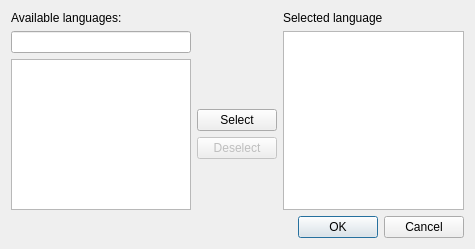
<?xml version="1.0" encoding="UTF-8"?>
<ui version="4.0">
 <class>AddLanguageDialog</class>
 <widget class="QDialog" name="AddLanguageDialog">
  <property name="geometry">
   <rect>
    <x>0</x>
    <y>0</y>
    <width>475</width>
    <height>249</height>
   </rect>
  </property>
  <property name="minimumSize">
   <size>
    <width>395</width>
    <height>200</height>
   </size>
  </property>
  <property name="focusPolicy">
   <enum>Qt::StrongFocus</enum>
  </property>
  <property name="windowTitle">
   <string>Add language</string>
  </property>
  <property name="windowIcon">
   <iconset theme="preferences-desktop-locale">
    <normaloff>.</normaloff>.</iconset>
  </property>
  <layout class="QGridLayout" name="gridLayout">
   <item row="0" column="0">
    <widget class="QLabel" name="availableLanguagesLabel">
     <property name="sizePolicy">
      <sizepolicy hsizetype="Preferred" vsizetype="Maximum">
       <horstretch>0</horstretch>
       <verstretch>0</verstretch>
      </sizepolicy>
     </property>
     <property name="text">
      <string>Available languages:</string>
     </property>
    </widget>
   </item>
   <item row="4" column="1">
    <widget class="QPushButton" name="deselectButton">
     <property name="enabled">
      <bool>false</bool>
     </property>
     <property name="text">
      <string>Deselect</string>
     </property>
     <property name="icon">
      <iconset theme="arrow-left">
       <normaloff>.</normaloff>.</iconset>
     </property>
     <property name="iconSize">
      <size>
       <width>70</width>
       <height>20</height>
      </size>
     </property>
    </widget>
   </item>
   <item row="1" column="0">
    <widget class="QLineEdit" name="searchEdit">
     <property name="clearButtonEnabled">
      <bool>true</bool>
     </property>
    </widget>
   </item>
   <item row="2" column="0" rowspan="4">
    <widget class="QListWidget" name="availableLanguagesListWidget">
     <property name="sortingEnabled">
      <bool>true</bool>
     </property>
    </widget>
   </item>
   <item row="3" column="1">
    <widget class="QPushButton" name="selectButton">
     <property name="enabled">
      <bool>true</bool>
     </property>
     <property name="text">
      <string>Select</string>
     </property>
     <property name="icon">
      <iconset theme="arrow-right">
       <normaloff>.</normaloff>.</iconset>
     </property>
     <property name="iconSize">
      <size>
       <width>70</width>
       <height>20</height>
      </size>
     </property>
    </widget>
   </item>
   <item row="6" column="0" colspan="3">
    <widget class="QDialogButtonBox" name="dialogButtonBox">
     <property name="standardButtons">
      <set>QDialogButtonBox::Cancel|QDialogButtonBox::Ok</set>
     </property>
    </widget>
   </item>
   <item row="0" column="2">
    <widget class="QLabel" name="currentLanguagesLabel">
     <property name="sizePolicy">
      <sizepolicy hsizetype="Preferred" vsizetype="Maximum">
       <horstretch>0</horstretch>
       <verstretch>0</verstretch>
      </sizepolicy>
     </property>
     <property name="text">
      <string>Selected language</string>
     </property>
    </widget>
   </item>
   <item row="1" column="2" rowspan="5">
    <widget class="QListWidget" name="currentLanguagesListWidget"/>
   </item>
  </layout>
 </widget>
 <tabstops>
  <tabstop>searchEdit</tabstop>
  <tabstop>deselectButton</tabstop>
  <tabstop>availableLanguagesListWidget</tabstop>
  <tabstop>currentLanguagesListWidget</tabstop>
 </tabstops>
 <resources/>
 <connections>
  <connection>
   <sender>dialogButtonBox</sender>
   <signal>accepted()</signal>
   <receiver>AddLanguageDialog</receiver>
   <slot>accept()</slot>
   <hints>
    <hint type="sourcelabel">
     <x>149</x>
     <y>272</y>
    </hint>
    <hint type="destinationlabel">
     <x>149</x>
     <y>149</y>
    </hint>
   </hints>
  </connection>
  <connection>
   <sender>dialogButtonBox</sender>
   <signal>rejected()</signal>
   <receiver>AddLanguageDialog</receiver>
   <slot>reject()</slot>
   <hints>
    <hint type="sourcelabel">
     <x>149</x>
     <y>272</y>
    </hint>
    <hint type="destinationlabel">
     <x>149</x>
     <y>149</y>
    </hint>
   </hints>
  </connection>
  <connection>
   <sender>availableLanguagesListWidget</sender>
   <signal>itemDoubleClicked(QListWidgetItem*)</signal>
   <receiver>AddLanguageDialog</receiver>
   <slot>selectLanguage()</slot>
   <hints>
    <hint type="sourcelabel">
     <x>149</x>
     <y>146</y>
    </hint>
    <hint type="destinationlabel">
     <x>149</x>
     <y>149</y>
    </hint>
   </hints>
  </connection>
  <connection>
   <sender>searchEdit</sender>
   <signal>textChanged(QString)</signal>
   <receiver>AddLanguageDialog</receiver>
   <slot>filterLanguages(QString)</slot>
   <hints>
    <hint type="sourcelabel">
     <x>169</x>
     <y>21</y>
    </hint>
    <hint type="destinationlabel">
     <x>169</x>
     <y>149</y>
    </hint>
   </hints>
  </connection>
  <connection>
   <sender>deselectButton</sender>
   <signal>clicked()</signal>
   <receiver>AddLanguageDialog</receiver>
   <slot>deselectLanguage()</slot>
   <hints>
    <hint type="sourcelabel">
     <x>224</x>
     <y>191</y>
    </hint>
    <hint type="destinationlabel">
     <x>224</x>
     <y>199</y>
    </hint>
   </hints>
  </connection>
  <connection>
   <sender>selectButton</sender>
   <signal>clicked()</signal>
   <receiver>AddLanguageDialog</receiver>
   <slot>selectLanguage()</slot>
   <hints>
    <hint type="sourcelabel">
     <x>224</x>
     <y>153</y>
    </hint>
    <hint type="destinationlabel">
     <x>224</x>
     <y>199</y>
    </hint>
   </hints>
  </connection>
 </connections>
 <slots>
  <slot>filterLanguages(QString)</slot>
  <slot>selectLanguage()</slot>
  <slot>deselectLanguage()</slot>
 </slots>
</ui>
